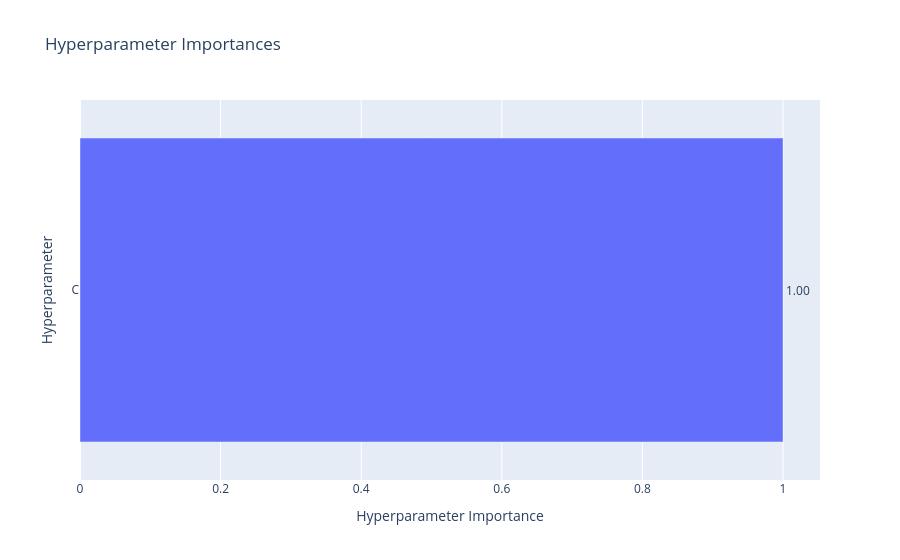

Notebook cell for this chart:
### Code cell
# Plot of which hyperparameters were the most important
plot_param_importances(cstudy).show()

### Figure 1 — Plotly figure (JSON) as saved in the notebook; plotly's stock layout.template omitted (floating-point values rounded to 4 significant figures)
{"data": [{"cliponaxis": false, "hovertemplate": ["C (FloatDistribution): 1.0<extra></extra>"], "name": "Objective Value", "orientation": "h", "text": ["1.00"], "textposition": "outside", "type": "bar", "x": [1], "y": ["C"]}], "layout": {"title": {"text": "Hyperparameter Importances"}, "xaxis": {"title": {"text": "Hyperparameter Importance"}}, "yaxis": {"title": {"text": "Hyperparameter"}}}}
